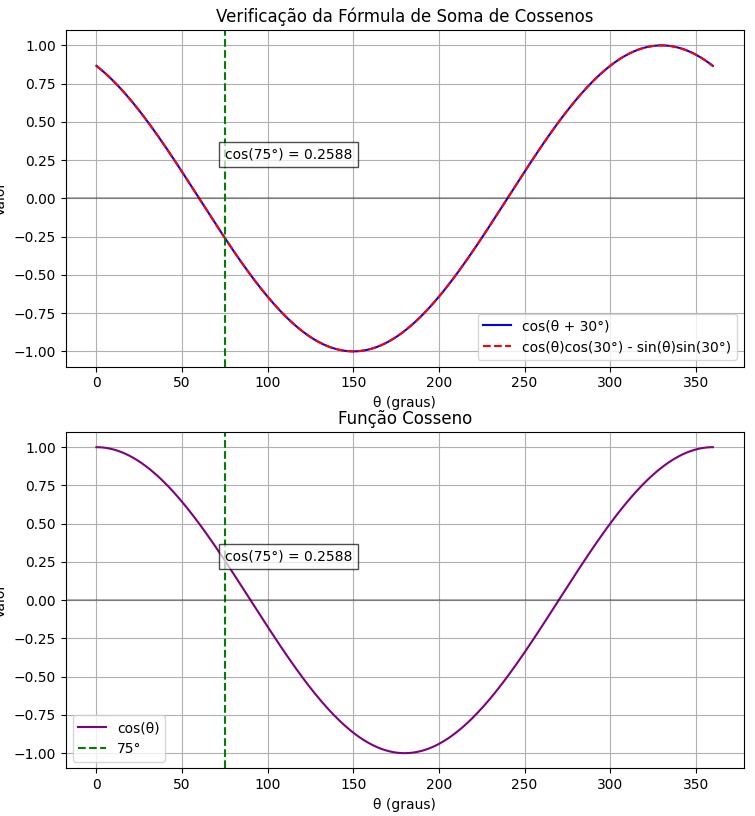

Recreate this plot in Python.
#Exercício 2 - Calculando cos(75º) como cos(45º + 30º) usando as fórmulas de soma e diferença
import numpy as np
import matplotlib.pyplot as plt

# Convertendo graus para radianos
deg_to_rad = np.pi / 180

# 1. Cálculo direto de cos(75°)
cos_75_direct = np.cos(75 * deg_to_rad)

# 2. Cálculo usando a fórmula de soma cos(α+β) = cos(α)cos(β) - sin(α)sin(β)
cos_45 = np.cos(45 * deg_to_rad)
sin_45 = np.sin(45 * deg_to_rad)
cos_30 = np.cos(30 * deg_to_rad)
sin_30 = np.sin(30 * deg_to_rad)

cos_75_formula = cos_45 * cos_30 - sin_45 * sin_30

# Exibindo os resultados
print(f"cos(75°) calculado diretamente = {cos_75_direct}")
print(f"cos(75°) calculado por cos(45° + 30°) = {cos_75_formula}")
print(f"Diferença: {abs(cos_75_direct - cos_75_formula)}")

# Gráficos para visualizar as identidades trigonométricas
# Intervalo de ângulos para o gráfico (de 0° a 360°)
angles_deg = np.linspace(0, 360, 300)
angles_rad = angles_deg * deg_to_rad

# Figura com dois subplots
fig, (ax1, ax2) = plt.subplots(2, 1, figsize=(10, 10))

# 1. Primeiro gráfico: cos(α+β) vs. cos(α)cos(β) - sin(α)sin(β)
# Usando α = θ e β = 30° para ilustrar
alpha_rad = angles_rad
beta_rad = 30 * deg_to_rad

# Calculando as expressões
direct_sum = np.cos(alpha_rad + beta_rad)
formula_sum = np.cos(alpha_rad) * np.cos(beta_rad) - np.sin(alpha_rad) * np.sin(beta_rad)

# Plotando no primeiro gráfico
ax1.plot(angles_deg, direct_sum, label='cos(θ + 30°)', color='blue')
ax1.plot(angles_deg, formula_sum, label='cos(θ)cos(30°) - sin(θ)sin(30°)', 
         linestyle='--', color='red')
ax1.set_xlabel('θ (graus)')
ax1.set_ylabel('Valor')
ax1.set_title('Verificação da Fórmula de Soma de Cossenos')
ax1.legend()
ax1.grid(True)
ax1.axhline(y=0, color='k', linestyle='-', alpha=0.3)
ax1.axvline(x=75, color='green', linestyle='--', label='75°')
ax1.text(75, cos_75_direct, f'cos(75°) = {cos_75_direct:.4f}', 
         bbox=dict(facecolor='white', alpha=0.7))

# 2. Segundo gráfico: calculando cos(θ) diretamente
ax2.plot(angles_deg, np.cos(angles_rad), label='cos(θ)', color='purple')
ax2.axvline(x=75, color='green', linestyle='--', label='75°')
ax2.text(75, cos_75_direct, f'cos(75°) = {cos_75_direct:.4f}', 
         bbox=dict(facecolor='white', alpha=0.7))
ax2.set_xlabel('θ (graus)')
ax2.set_ylabel('Valor')
ax2.set_title('Função Cosseno')
ax2.legend()
ax2.grid(True)
ax2.axhline(y=0, color='k', linestyle='-', alpha=0.3)

plt.tight_layout()
plt.show()
